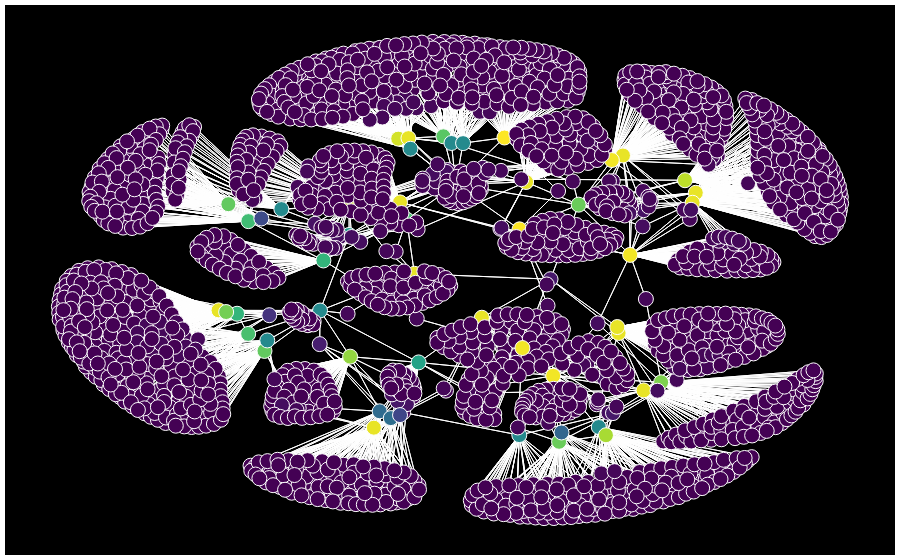

The notebook cell saved with this chart:
### Code cell
# === Graph ===


#pos = nx.spring_layout(G, k=0.5, iterations=50)
pos = nx.kamada_kawai_layout(G)
"""
    •   nx.circular_layout(G) → nodes disposés en cercle
	•	nx.kamada_kawai_layout(G) → layout force-directed alternatif
	•	nx.shell_layout(G) → concentrique en cercles
	•	nx.random_layout(G) → positions aléatoires
"""

## Colors

in_citation_count = {node: G.in_degree(node) for node in G.nodes()}
max_in_cite = max(in_citation_count.values())
min_in_cite = min(in_citation_count.values())
in_colors = []
for node in G.nodes():
    # normaliser entre 0 et 1
    norm_val = (in_citation_count[node] - min_in_cite) / (max_in_cite - min_in_cite + 1e-5)
    in_color = sample_colorscale('Viridis', [norm_val])[0]
    in_colors.append(in_color)
    
out_citation_count = {node: G.out_degree(node) for node in G.nodes()}
max_out_cite = max(out_citation_count.values())
min_out_cite = min(out_citation_count.values())
out_colors = []
for node in G.nodes():
    # normaliser entre 0 et 1
    norm_val = (out_citation_count[node] - min_out_cite) / (max_out_cite - min_out_cite + 1e-5)
    out_color = sample_colorscale('Viridis', [norm_val])[0]
    out_colors.append(out_color)

## arêtes

edge_x = []
edge_y = []
for edge in G.edges():
    x0, y0 = pos[edge[0]]
    x1, y1 = pos[edge[1]]
    edge_x += [x0, x1, None]
    edge_y += [y0, y1, None]

edge_trace = go.Scatter(
    x=edge_x, y=edge_y,
    line=dict(width=1, color="white"),
    hoverinfo='none',
    mode='lines'
)

"""
	•	line.width : épaisseur des arêtes (edges)
	•	line.color : couleur des arêtes, peut être un code hex ou nom ('#ff0000' ou 'red')
	•	mode : 'lines' ou 'lines+markers' si tu veux mettre des marqueurs aux extrémités
	•	Tu peux ajouter des flèches en utilisant des annotations Plotly ou arrowhead (plus complexe à gérer pour beaucoup d’arêtes)
 """

## noeuds

node_x = []
node_y = []
node_text = []

for node in G.nodes():
    x, y = pos[node]
    node_x.append(x)
    node_y.append(y)
    node_text.append(node_labels[node])  # texte qui apparaît au hover

node_trace = go.Scatter(
    x=node_x, y=node_y,
    mode='markers+text',
    text=[ "" for _ in node_x],  # ne pas afficher le texte directement
    hovertext=node_text,          # texte qui apparaît au hover
    hoverinfo='text',
    marker=dict(
        size=15,
        color=in_colors, 
        line=dict(width=1, color='white')
    )
)

"""
	•	marker.size : taille des nodes
	•	marker.color : couleur des nodes (hex, nom ou liste pour colorier individuellement)
	•	marker.symbol : forme du node ('circle', 'square', 'diamond', 'triangle-up', etc.)
	•	text : texte affiché directement sur le graphe (ici vide pour ne pas afficher)
	•	hovertext : texte affiché au hover (ex: DOI ou titre)
	•	hoverinfo : quel type d’info montrer au hover ('text', 'all', 'none')
 """

## figure

fig = go.Figure(data=[edge_trace, node_trace],
                layout=go.Layout(
                    showlegend=False,
                    hovermode='closest',
                    plot_bgcolor="black",
                    margin=dict(b=5,l=5,r=5,t=5),
                    xaxis=dict(showgrid=False, zeroline=False, showticklabels=False),
                    yaxis=dict(showgrid=False, zeroline=False, showticklabels=False)
                ))


"""
	•	showlegend : afficher la légende (True/False)
	•	hovermode : 'closest' → tooltip pour le point le plus proche, 'x'/'y' pour coordonnées, 'all' pour tout
	•	margin : marges autour de la figure (b=bottom, l=left, r=right, t=top)
	•	Tu peux aussi ajouter :
	•	title="Titre du graphe"
	•	plot_bgcolor="white" ou autre couleur de fond
	•	xaxis/yaxis pour masquer les axes : dict(showgrid=False, zeroline=False, showticklabels=False)
"""

fig.show()

### Figure 1 — Plotly figure (JSON) as saved in the notebook; plotly's stock layout.template omitted (floating-point values rounded to 4 significant figures; data arrays with more than 128 entries replaced by an {"elided": "..."} marker saying what was removed)
{"data": [{"hoverinfo": "none", "line": {"color": "white", "width": 1}, "mode": "lines", "type": "scatter", "x": {"elided": "14316 float values"}, "y": {"elided": "14316 float values"}}, {"hoverinfo": "text", "hovertext": {"elided": "2182 str values"}, "marker": {"color": {"elided": "2182 str values"}, "line": {"color": "white", "width": 1}, "size": 15}, "mode": "markers+text", "text": {"elided": "2182 str values"}, "type": "scatter", "x": {"elided": "2182 float values"}, "y": {"elided": "2182 float values"}}], "layout": {"hovermode": "closest", "margin": {"b": 5, "l": 5, "r": 5, "t": 5}, "plot_bgcolor": "black", "showlegend": false, "xaxis": {"showgrid": false, "showticklabels": false, "zeroline": false}, "yaxis": {"showgrid": false, "showticklabels": false, "zeroline": false}}}
